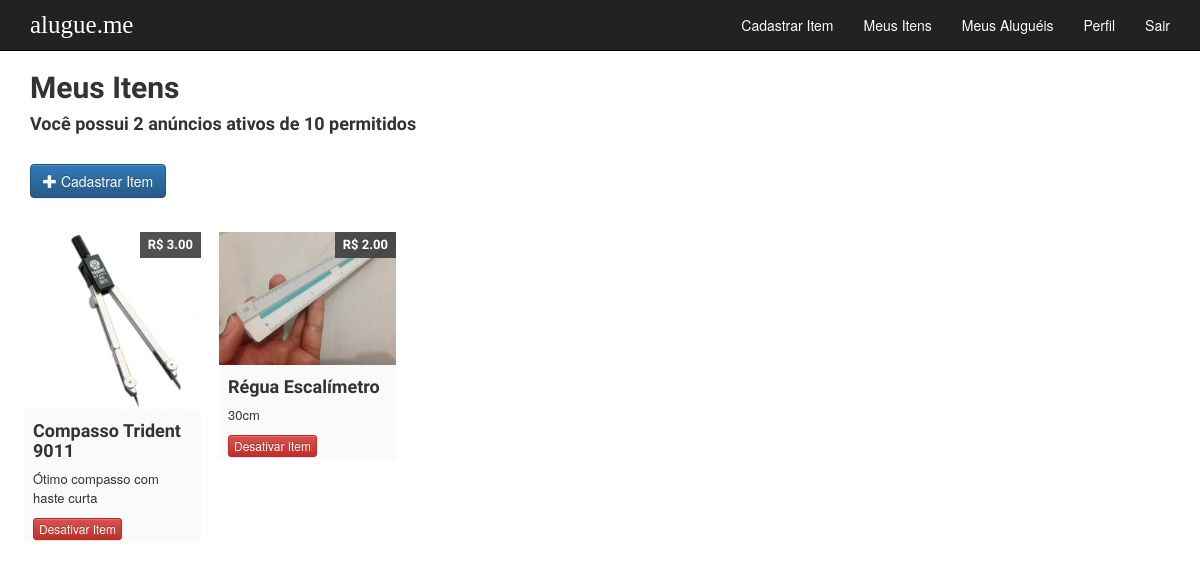
/items/ (signed in), run on an earlier commit of the app's database.
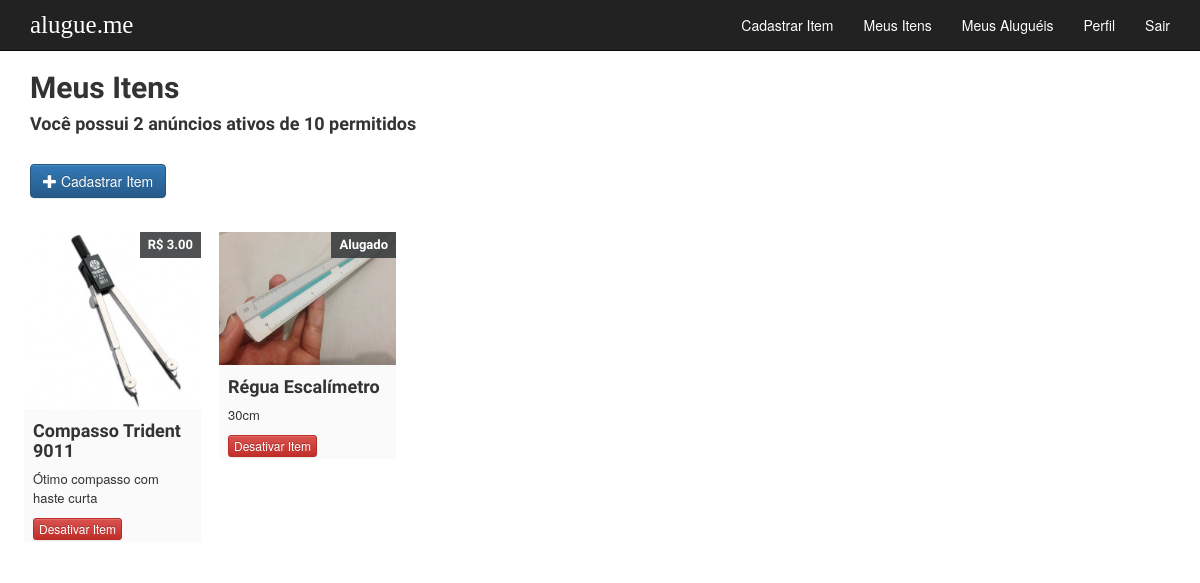
And on a later commit of the database.
### alugueme/models.py (models this page shows, shortened)
class Item(models.Model):
    AVAILABLE_STATUS = 1
    UNAVAILABLE_STATUS = 2
    INACTIVE_STATUS = 3
    STATUS_CHOICES = ((AVAILABLE_STATUS, 'Disponível'), (UNAVAILABLE_STATUS, 'Indisponível'), (INACTIVE_STATUS, "Inativo"))
    title = models.CharField(max_length=60, verbose_name='Título')
    description = models.TextField(max_length=800, verbose_name='Descrição')
    published_date = models.DateTimeField(blank=True, null=True)
    owner = models.ForeignKey(User)
    price = models.DecimalField(
        max_digits=4,
        decimal_places=2,
        default=0,
        verbose_name='Preço',
        validators=[MinValueValidator(0)])
    image = models.ImageField(
        upload_to='images/',
        default='images/None/no-img.jpg',
        verbose_name='Foto')
    status = models.IntegerField(
        choices=STATUS_CHOICES, default=AVAILABLE_STATUS)

### alugueme/views.py (the view)
# urls.py: url(r'^items/$', views.items_my, name='items_my'),
@login_required(login_url='login')
def items_my(request):
    items = Item.objects.filter(owner=get_user(request)).order_by('published_date')
    user_profile = Profile.objects.get(user=get_user(request))
    return render(request, 'alugueme/items_my.html', {'items': items, 'owner':user_profile})

### alugueme/templates/alugueme/items_my.html
{% extends 'alugueme/base.html' %}
{% block content %}
  <h2>Meus Itens</h2>
  <h4>Você possui {{ owner.number_of_items }} anúncio{{ owner.number_of_items|pluralize }} ativo{{ owner.number_of_items|pluralize }} de {{ owner.MAXITEMS }} permitidos</h4>
  <p><br><a href="{% url 'item_new' %}" class="btn btn-primary"><span class="glyphicon glyphicon-plus"></span> Cadastrar Item</a><br><br></p>
  <div class="row items-list">
    {% for item in items %}
      {% include 'alugueme/_display_item_private.html' %}
    {% endfor %}
  </div>
{% endblock %}

### alugueme/templates/alugueme/_display_item_private.html
<div class="col-sm-3 col-md-2 item">
  <div class="thumbnail">
    <a href="{% url 'item_detail' pk=item.pk %}"><img src="{{ item.image.url }}"></a>
    <div class="item-price">
      {% if item.status == item.AVAILABLE_STATUS %}
        R$ {{ item.price }}
      {% elif item.status == item.INACTIVE_STATUS %}
        Inativo
      {% else %}
        Alugado
      {% endif %}
    </div>
    <div class="caption">
      <h4><a href="{% url 'item_detail' pk=item.pk %}">{{ item.title }}</a></h4>
      <p>{{ item.description|linebreaksbr|truncatechars:200 }}</p>
      <div class="rent_buttons">
        <form action="{% url 'item_act_deact' pk=item.pk %}" method="post">{% csrf_token %}
        {% if item.status == item.INACTIVE_STATUS %}
          <button type="submit" class="btn btn-success btn-xs">Ativar Item</button>
        {% else %}
          <button type="submit" class="btn btn-danger btn-xs">Desativar Item</button>
        {% endif %}
        </form>
      </div>
    </div>
  </div>
</div>

What changed in the data, as far as the page shows it:
changed Item "Régua Escalímetro": price "2.00" → (not shown); status "R$" → "Alugado"
